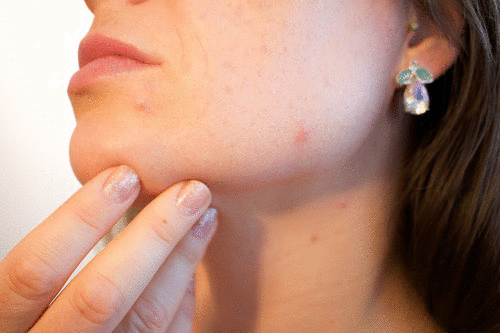
//> input picture week6-proj/blemish_removal/startercode.0/blemish.png, 500 x 333 px
$ ./submission   (built with g++ and OpenCV 4)
//> lines starting //> are read from the running program, lines starting //| are printed output that depends on the picture; after the words box and inside, x2 and y2 are one past the last pixel; in counts of white or black regions, pixels touching at a corner belong together
#include <cstddef>
#include <cstdio>
#include <iostream>
#include <opencv2/opencv.hpp>

#include "opencv2/core.hpp"
#include "opencv2/core/types.hpp"
#include "opencv2/highgui.hpp"
#include "opencv2/imgproc.hpp"
#include "opencv2/photo.hpp"

using namespace cv;
using namespace std;
constexpr int PATCH_RADIUS{15};
const char* WINDOW_NAME{"Blemish"};

Mat img;
Mat imgClone;

float calcAvgSobel(Mat& image) {
  Mat sobelx, sobely;
  // Apply sobel filter with only x gradient
  Sobel(image, sobelx, CV_32F, 1, 0);

  // Apply sobel filter with only y gradient
  Sobel(image, sobely, CV_32F, 0, 1);
  // Perform sqrt(x^2,y^2)
  multiply(sobelx, sobelx, sobelx);
  multiply(sobely, sobely, sobely);
  Mat grads = sobelx + sobely;
  sqrt(grads, grads);
  Scalar s = mean(grads);
  return s[0];
}

void getPatch(Mat& image, Mat& out, int h1, int h2, int v1, int v2) {
  if (v1 <= v2 && h1 <= h2)
    out = image(Range(v1, v2), Range(h1, h2));
  else if (v1 > v2 && h1 <= h2)
    out = image(Range(v2, v1), Range(h1, h2));
  else if (v1 <= v2 && h1 > h2)
    out = image(Range(v1, v2), Range(h2, h1));
  else
    out = image(Range(v2, v1), Range(h2, h1));
}
void onMouse(int event, int x, int y, int flags, void*) {
  if (event == EVENT_LBUTTONDOWN) {
    Mat patch = img(Range(y - PATCH_RADIUS, y + PATCH_RADIUS),
                    Range(x - PATCH_RADIUS, x + PATCH_RADIUS));

    cvtColor(patch, patch, COLOR_BGR2GRAY);
    float grad = calcAvgSobel(patch);
    int h1, v1, h2, v2;
    // get neighbouting areas
    Mat patches[4];
    for (int i{0};i<4;++i){
      switch (i) {
        case 0:
          h1=x - 3 * PATCH_RADIUS;
          h2=x-PATCH_RADIUS;
          v1= y - PATCH_RADIUS;
          v2=y + PATCH_RADIUS;
          break;
        case 1:
          h1=x + 3 * PATCH_RADIUS;
          h2=x+PATCH_RADIUS;
          v1= y - PATCH_RADIUS;
          v2=y + PATCH_RADIUS;
          break;
        case 2:
          h1=x -   PATCH_RADIUS;
          h2=x+PATCH_RADIUS;
          v1= y -3* PATCH_RADIUS;
          v2=y -PATCH_RADIUS;
          break;
        case 3:
          h1=x -  PATCH_RADIUS;
          h2=x+PATCH_RADIUS;
          v1= y +3* PATCH_RADIUS;
          v2=y + PATCH_RADIUS;
          break;
      }
      h1=max({0,h1});
      h1=min({h1,img.size().width});
      h2=max({0,h2});
      h2=min({h2,img.size().width});

      v1=max({0,v1});
      v1=min({v1,img.size().height});
      v2=max({0,v2});
      v2=min({v2,img.size().height});
      getPatch(img, patches[i],h1,h2,v1,v2);
}
    float grads[4];
    float neighG;
    int min;
    Mat patchClone;
    float minGrad{grad};
    // get neighbout with lowest grad
    for (int i{0}; i < 4; ++i) {
      patchClone = patches[i].clone();
      cvtColor(patchClone, patchClone, COLOR_BGR2GRAY);
      neighG = calcAvgSobel(patchClone);
      if (neighG <= minGrad) {
        min = i;
        minGrad = neighG;
      };
    }
    Mat selected{patches[min]};
    int roiHeight = selected.size().height;
    int roiWidth = selected.size().width;
    Mat mask{255 * Mat::ones(selected.rows, selected.cols, selected.depth())};
    Point center(x, y);
    Mat output;
    seamlessClone(selected, imgClone, mask, center, output, NORMAL_CLONE);
    imshow(WINDOW_NAME, output);
    imgClone=output;
  } else if (event == EVENT_RBUTTONDOWN) {
    imgClone=img.clone();
    imshow(WINDOW_NAME, img);
  }
}

int main() {
  img = imread("blemish.png");
//> img is the input picture: 333 rows x 500 cols, CV_8UC3; mean B, G, R 120.6, 139, 181.5
  imgClone=img.clone();
  namedWindow(WINDOW_NAME);
  setMouseCallback(WINDOW_NAME, onMouse, NULL);
  imshow(WINDOW_NAME, img);
  while (true) {
    int c;
    // imshow(WINDOW_NAME, img);
    c = waitKey(20);
//> the left mouse button is pressed and released at (125, 83)
//> in calcAvgSobel, `Scalar s = mean(grads);`: s = Scalar(22.41)
//> in onMouse, `float grad = calcAvgSobel(patch);`: grad = 22.41
//> after the loop in onMouse, `for (int i{0};i<4;++i)`: h1 = 110; h2 = 140; v1 = 128; v2 = 98
//> in onMouse, `float minGrad{grad};`: minGrad = 22.41
//> the loop in onMouse, `for (int i{0}; i < 4; ++i)` made 4 passes
//> (s in calcAvgSobel, neighG, minGrad) on passes 2, 4: (Scalar(19.17), 19.17, 19.17), (Scalar(15.29), 15.29, 15.29)
//> (s in calcAvgSobel, neighG) on passes 1, 3: (Scalar(30.65), 30.65), (Scalar(52.52), 52.52)
//> after the loop in onMouse, `for (int i{0}; i < 4; ++i)`: min = 3; minGrad = 15.29
//> in onMouse, `seamlessClone(selected, imgClone, mask, center, output, NORMAL_CLONE);`:
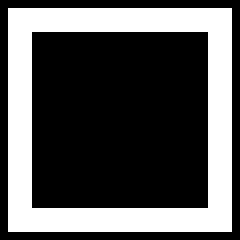
//> mask: 30 rows x 30 cols, CV_8UC1 (shown 8 times larger); 33.3% white; 1 white region, box (x1, y1, x2, y2) and area: (1, 1, 29, 29) 300
//> the left mouse button is pressed and released at (375, 83)
//> call 3 of onMouse, with event = 1, x = 375, y = 83, flags = 1
//> in calcAvgSobel (call 6), `Mat grads = sobelx + sobely;`:
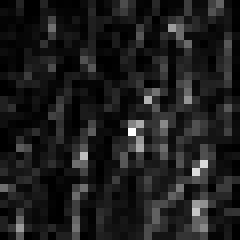
//> grads: 30 rows x 30 cols, CV_32FC1 (shown 8 times larger); min 0, max 11162, mean 1309.4; drawn with min black and max white
//> in calcAvgSobel (call 6), `Scalar s = mean(grads);`: s = Scalar(31.56)
//> in onMouse (call 3), `float grad = calcAvgSobel(patch);`: grad = 31.56
//> after the loop in onMouse (call 3), `for (int i{0};i<4;++i)`: h1 = 360; h2 = 390; v1 = 128; v2 = 98
//> in onMouse (call 3), `float minGrad{grad};`: minGrad = 31.56
//> the loop in onMouse (call 3), `for (int i{0}; i < 4; ++i)` made 4 passes
//> (s in calcAvgSobel, neighG, minGrad) on pass 1: (Scalar(16.54), 16.54, 16.54)
//> (s in calcAvgSobel, neighG) on passes 2 to 4: (Scalar(98.48), 98.48), (Scalar(23.4), 23.4), (Scalar(37.36), 37.36)
//> pass 1, in calcAvgSobel (call 7), `multiply(sobelx, sobelx, sobelx);`:
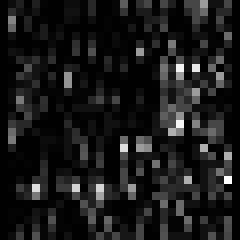
//> sobelx: 30 rows x 30 cols, CV_32FC1 (shown 8 times larger); min 0, max 2116, mean 212; drawn with min black and max white
//> after the loop in onMouse (call 3), `for (int i{0}; i < 4; ++i)`:
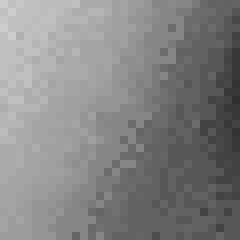
//> patchClone: 30 rows x 30 cols, CV_8UC1 (shown 8 times larger); min 47, max 205, mean 131.4
//> after the loop in onMouse (call 3), `for (int i{0}; i < 4; ++i)`: min = 0; minGrad = 16.54
//> the left mouse button is pressed and released at (375, 249)
//> in onMouse (call 5), `float grad = calcAvgSobel(patch);`: grad = 36.08
//> after the loop in onMouse (call 5), `for (int i{0};i<4;++i)`: h1 = 360; h2 = 390; v1 = 294; v2 = 264
//> in onMouse (call 5), `float minGrad{grad};`: minGrad = 36.08
//> the loop in onMouse (call 5), `for (int i{0}; i < 4; ++i)` made 4 passes
//> (s in calcAvgSobel, neighG, minGrad) on pass 1: (Scalar(13.61), 13.61, 13.61)
//> (s in calcAvgSobel, neighG) on passes 2 to 4: (Scalar(15.9), 15.9), (Scalar(32.73), 32.73), (Scalar(30.05), 30.05)
//> pass 1, in calcAvgSobel (call 12), `multiply(sobelx, sobelx, sobelx);`:
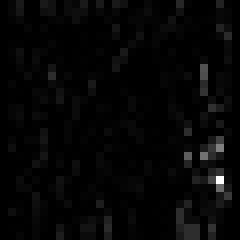
//> sobelx: 30 rows x 30 cols, CV_32FC1 (shown 8 times larger); min 0, max 5776, mean 140.5; drawn with min black and max white
//> after the loop in onMouse (call 5), `for (int i{0}; i < 4; ++i)`:
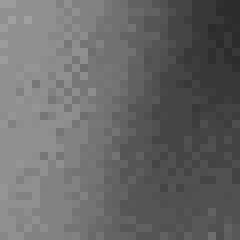
//> patchClone: 30 rows x 30 cols, CV_8UC1 (shown 8 times larger); min 43, max 160, mean 103.6
//> after the loop in onMouse (call 5), `for (int i{0}; i < 4; ++i)`: min = 0; minGrad = 13.61
//> the left mouse button is pressed and released at (125, 249)
//> in onMouse (call 7), `cvtColor(patch, patch, COLOR_BGR2GRAY);`:
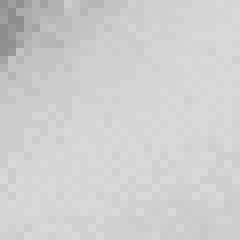
//> patch: 30 rows x 30 cols, CV_8UC1 (shown 8 times larger); min 141, max 218, mean 207.5
//> in onMouse (call 7), `float grad = calcAvgSobel(patch);`: grad = 18.3
//> after the loop in onMouse (call 7), `for (int i{0};i<4;++i)`: h1 = 110; h2 = 140; v1 = 294; v2 = 264
//> in onMouse (call 7), `float minGrad{grad};`: minGrad = 18.3
//> the loop in onMouse (call 7), `for (int i{0}; i < 4; ++i)` made 4 passes
//> (s in calcAvgSobel, neighG) on passes 1 to 4: (Scalar(55.78), 55.78), (Scalar(29.32), 29.32), (Scalar(53.43), 53.43), (Scalar(21.71), 21.71)
//> after the loop in onMouse (call 7), `for (int i{0}; i < 4; ++i)`: min = 0; minGrad = 18.3
//> the Esc key is pressed
    if ((char)c == 27) break;
  }
  destroyAllWindows();
  return 0;
}
